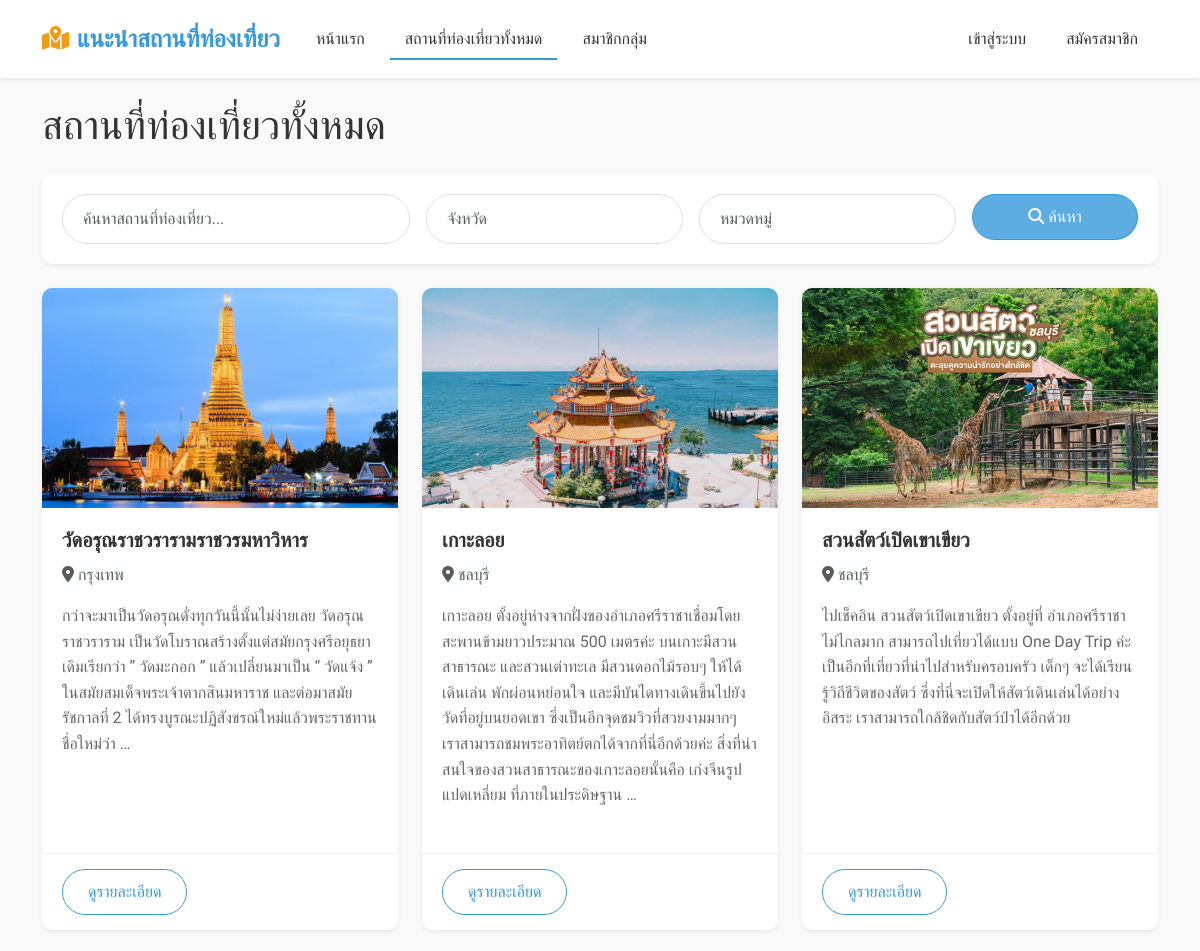
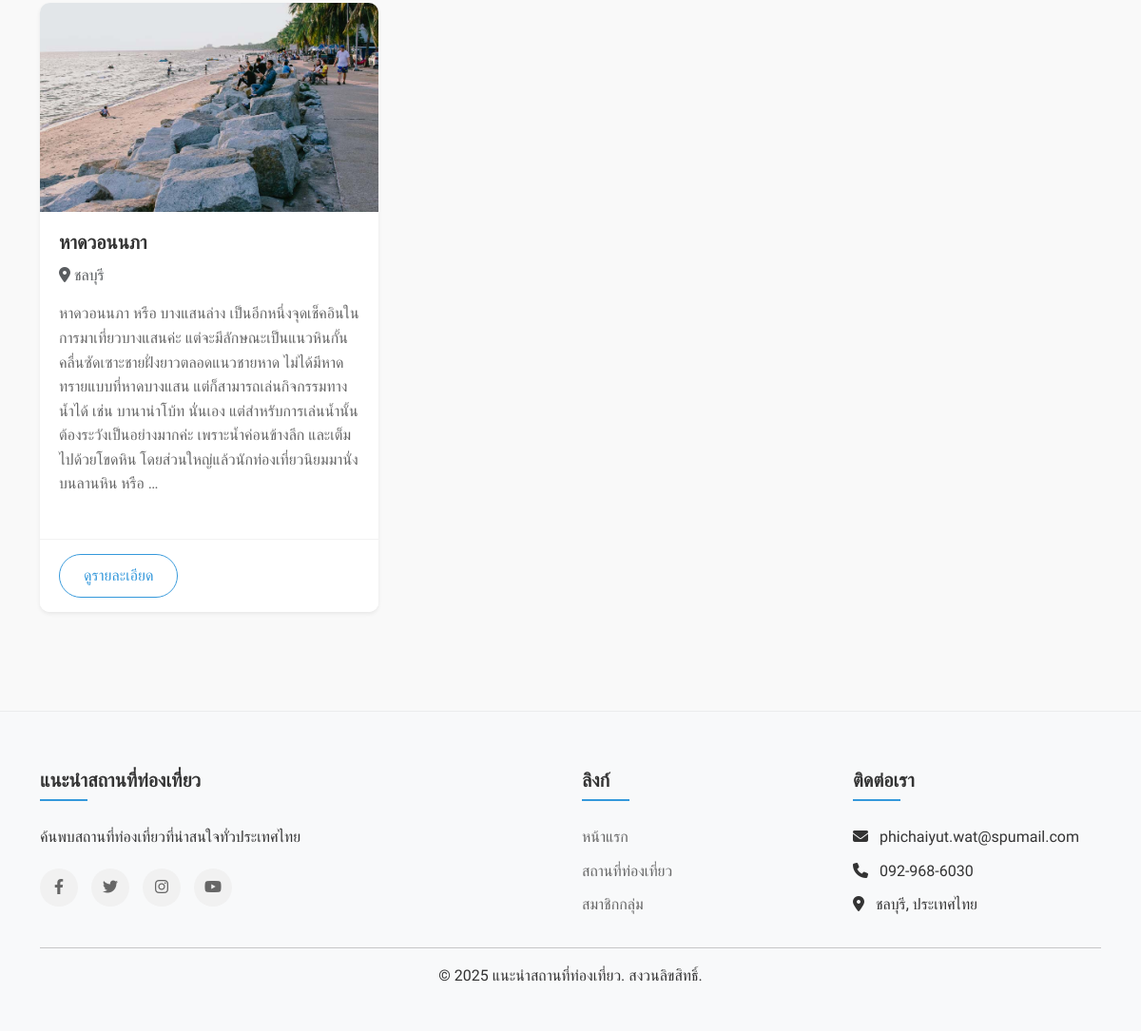
The app's page /places/, older data (2 pictures, top to bottom).
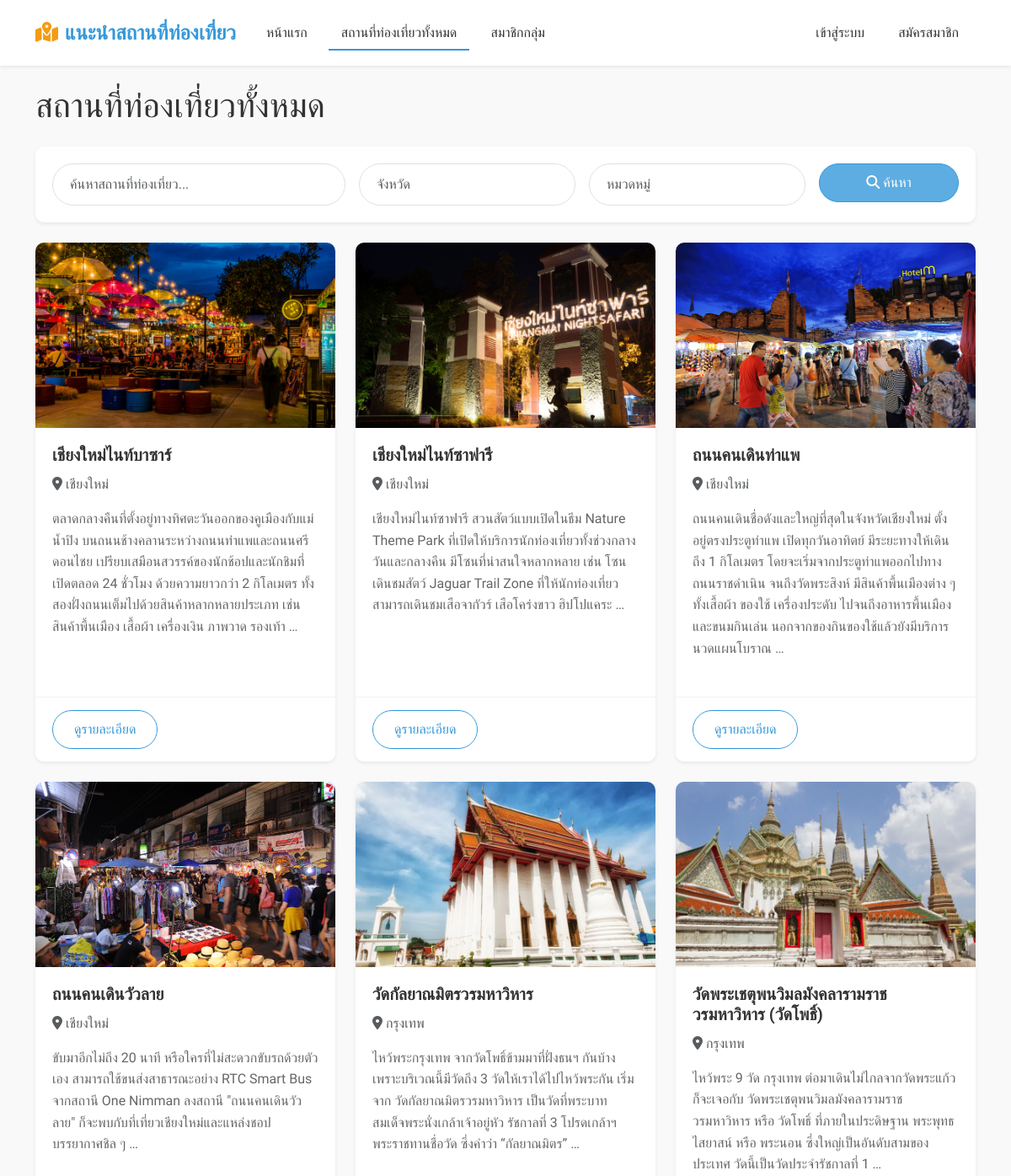
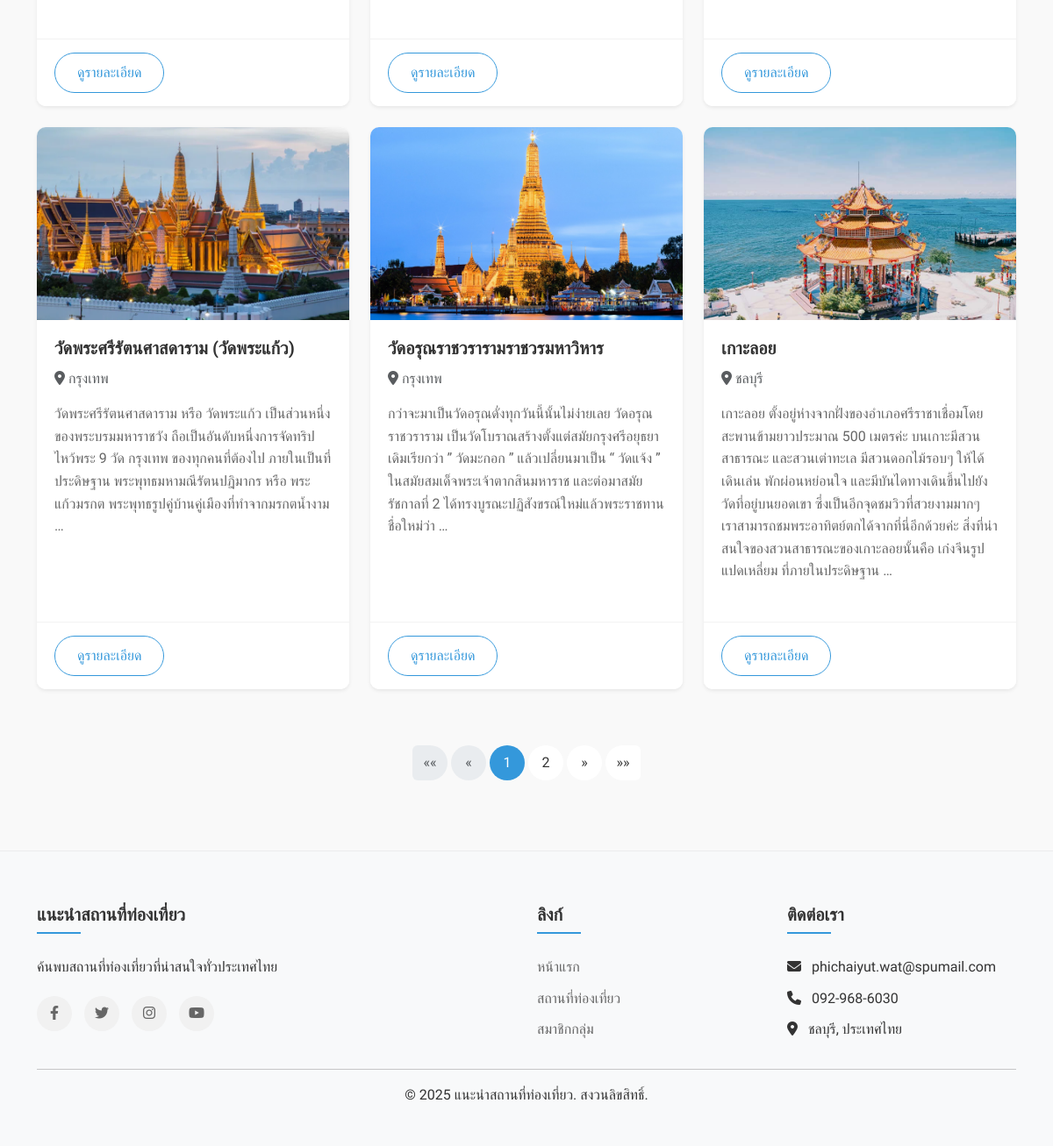
The same page, newer data (2 pictures, top to bottom).
### tourism/models.py (models this page shows, shortened)
class Place(models.Model):
    name = models.CharField(max_length=200, verbose_name="ชื่อสถานที่")
    description = models.TextField(verbose_name="รายละเอียด")
    address = models.TextField(verbose_name="ที่อยู่")
    province = models.ForeignKey(Province, on_delete=models.CASCADE, verbose_name="จังหวัด")
    categories = models.ManyToManyField(Category, verbose_name="หมวดหมู่")
    image = models.ImageField(upload_to='places/', verbose_name="รูปภาพ")
    created_at = models.DateTimeField(auto_now_add=True, verbose_name="วันที่สร้าง")
    updated_at = models.DateTimeField(auto_now=True, verbose_name="วันที่อัปเดต")
    is_featured = models.BooleanField(default=False, verbose_name="แนะนำ")
    map_embed = models.TextField(blank=True, null=True, help_text="ฝังโค้ด iframe จาก Google Maps")
    has_parking = models.BooleanField(default=False, null=True)
    has_restaurant = models.BooleanField(default=False, null=True)
    has_wifi = models.BooleanField(default=False, null=True)
    has_restroom = models.BooleanField(default=False, null=True)
    class Meta:
        verbose_name = "สถานที่ท่องเที่ยว"
        verbose_name_plural = "สถานที่ท่องเที่ยว"

class Province(models.Model):
    name = models.CharField(max_length=100, verbose_name="ชื่อจังหวัด")
    class Meta:
        verbose_name = "จังหวัด"
        verbose_name_plural = "จังหวัด"

### tourism/views.py (the view)
# urls.py: path('places/', views.place_list, name='place_list'),
def place_list(request):
    form = SearchForm(request.GET)
    places = Place.objects.all().order_by('-created_at')
    if form.is_valid():
        query = form.cleaned_data.get('query')
        province = form.cleaned_data.get('province')
        category = form.cleaned_data.get('category')
        if query:
            places = places.filter(Q(name__icontains=query) | Q(description__icontains=query))
        if province:
            places = places.filter(province__name__icontains=province)
        if category:
            places = places.filter(categories__name__icontains=category)
    paginator = Paginator(places, 9)  # แสดง 9 รายการต่อหน้า
    page_number = request.GET.get('page')
    page_obj = paginator.get_page(page_number)
    context = {
        'form': form,
        'page_obj': page_obj,
    }
    return render(request, 'tourism/place_list.html', context)

### tourism/forms.py
class SearchForm(forms.Form):
    query = forms.CharField(
        required=False,
        widget=forms.TextInput(attrs={'placeholder': 'ค้นหาสถานที่ท่องเที่ยว...', 'class': 'form-control'})
    )
    province = forms.CharField(
        required=False,
        widget=forms.TextInput(attrs={'placeholder': 'จังหวัด', 'class': 'form-control'})
    )
    category = forms.CharField(
        required=False,
        widget=forms.TextInput(attrs={'placeholder': 'หมวดหมู่', 'class': 'form-control'})
    )

### templates/tourism/place_list.html (shortened to what the changed rows need)
{% extends 'base.html' %}
{% block content %}
    <div class="container mt-4">
        <h1 class="mb-4">สถานที่ท่องเที่ยวทั้งหมด</h1>
        <div class="row">
            {% for place in page_obj %}
                <div class="col-md-4 mb-4">
                    <div class="card h-100 shadow-sm">
                        <img src="{{ place.image.url }}" class="card-img-top" alt="{{ place.name }}">
                        <div class="card-body">
                            <h5 class="card-title">{{ place.name }}</h5>
                            <p class="card-text text-muted">
                                <i class="fas fa-map-marker-alt me-1"></i>{{ place.province.name }}
                            </p>
                            <p class="card-text">{{ place.description|truncatewords:15 }}</p>
                        </div>
                        <div class="card-footer bg-white">
                            <a href="{% url 'place_detail' place.id %}" class="btn btn-outline-primary">ดูรายละเอียด</a>
                        </div>
                    </div>
                </div>
            {% empty %}
                <div class="col-12 text-center">
                    <p>ไม่พบสถานที่ท่องเที่ยวที่ตรงกับเงื่อนไขการค้นหา</p>
                </div>
            {% endfor %}
        </div>
        {% if page_obj.has_other_pages %}
            <nav aria-label="Page navigation" class="mt-4">
                <ul class="pagination justify-content-center">
                    {% if page_obj.has_previous %}
                        <li class="page-item">
                            <a class="page-link" href="?page=1{% for key, value in request.GET.items %}{% if key != 'page' %}&{{ key }}={{ value }}{% endif %}{% endfor %}" aria-label="First">
                                <span aria-hidden="true">&laquo;&laquo;</span>
                            </a>
                        </li>
                        <li class="page-item">
                            <a class="page-link" href="?page={{ page_obj.previous_page_number }}{% for key, value in request.GET.items %}{% if key != 'page' %}&{{ key }}={{ value }}{% endif %}{% endfor %}" aria-label="Previous">
                                <span aria-hidden="true">&laquo;</span>
                            </a>
                        </li>
                    {% else %}
                        <li class="page-item disabled">
                            <a class="page-link" href="#" aria-label="First">
                                <span aria-hidden="true">&laquo;&laquo;</span>
                            </a>
                        </li>
                        <li class="page-item disabled">
                            <a class="page-link" href="#" aria-label="Previous">
                                <span aria-hidden="true">&laquo;</span>
                            </a>
                        </li>
                    {% endif %}
                    {% for num in page_obj.paginator.page_range %}
                        {% if page_obj.number == num %}
                            <li class="page-item active"><a class="page-link" href="#">{{ num }}</a></li>
                        {% elif num > page_obj.number|add:'-3' and num < page_obj.number|add:'3' %}
                            <li class="page-item">
                                <a class="page-link" href="?page={{ num }}{% for key, value in request.GET.items %}{% if key != 'page' %}&{{ key }}={{ value }}{% endif %}{% endfor %}">{{ num }}</a>
                            </li>
                        {% endif %}
                    {% endfor %}
                    {% if page_obj.has_next %}
                        <li class="page-item">
                            <a class="page-link" href="?page={{ page_obj.next_page_number }}{% for key, value in request.GET.items %}{% if key != 'page' %}&{{ key }}={{ value }}{% endif %}{% endfor %}" aria-label="Next">
                                <span aria-hidden="true">&raquo;</span>
                            </a>
                        </li>
                        <li class="page-item">
                            <a class="page-link" href="?page={{ page_obj.paginator.num_pages }}{% for key, value in request.GET.items %}{% if key != 'page' %}&{{ key }}={{ value }}{% endif %}{% endfor %}" aria-label="Last">
                                <span aria-hidden="true">&raquo;&raquo;</span>
                            </a>
                        </li>
                    {% endif %}
                </ul>
            </nav>
        {% endif %}
    </div>
{% endblock %}

Row changes from the older to the newer data that the page shows:
no longer on this page (row edited): Place: image (picture), name "สวนสัตว์เปิดเขาเขียว", province.name "ชลบุรี", description "ไปเช็คอิน สวนสัตว์เปิดเขาเขียว ตั้งอยู่ที่ อำเภอศรีราชา ไม่ไกลมาก สามารถไปเที่ยวได้แบบ One Day Trip ค่ะ เป็นอีกที่เที่ยวที่น่าไปสำหรับครอบครัว เด็กๆ จะได้เรียนรู้วิถีชีวิตของสัตว์ ซึ่งที่นี่จะเปิดให้สัตว์เดินเล่นได้อย่างอิสระ เราสามารถใกล้ชิดกับสัตว์ป่าได้อีกด้วย"
no longer on this page (row edited): Place: image (picture), name "หาดวอนนภา", province.name "ชลบุรี", description "หาดวอนนภา หรือ บางแสนล่าง เป็นอีกหนึ่งจุดเช็คอินในการมาเที่ยวบางแสนค่ะ แต่จะมีลักษณะเป็นแนวหินกั้นคลื่นซัดเซาะชายฝั่งยาวตลอดแนวชายหาด ไม่ได้มีหาดทรายแบบที่หาดบางแสน แต่ก็สามารถเล่นกิจกรรมทางน้ำได้ เช่น บานาน่าโบ้ท นั่นเอง แต่สำหรับการเล่นน้ำนั้นต้องระวังเป็นอย่างมากค่ะ เพราะน้ำค่อนข้างลึก และเต็มไปด้วยโขดหิน โดยส่วนใหญ่แล้วนักท่องเที่ยวนิยมมานั่งบนลานหิน หรือ …"
added Place: image (picture), name "เชียงใหม่ไนท์บาซาร์", province.name "เชียงใหม่", description "ตลาดกลางคืนที่ตั้งอยู่ทางทิศตะวันออกของคูเมืองกับแม่น้ำปิง บนถนนช้างคลานระหว่างถนนท่าแพและถนนศรีดอนไชย เปรียบเสมือนสวรรค์ของนักช้อปและนักชิมที่เปิดตลอด 24 ชั่วโมง ด้วยความยาวกว่า 2 กิโลเมตร ทั้งสองฝั่งถนนเต็มไปด้วยสินค้าหลากหลายประเภท เช่น สินค้าพื้นเมือง เสื้อผ้า เครื่องเงิน ภาพวาด รองเท้า …"
added Place: image (picture), name "เชียงใหม่ไนท์ซาฟารี", province.name "เชียงใหม่", description "เชียงใหม่ไนท์ซาฟารี สวนสัตว์แบบเปิดในธีม Nature Theme Park ที่เปิดให้บริการนักท่องเที่ยวทั้งช่วงกลางวันและกลางคืน มีโซนที่น่าสนใจหลากหลาย เช่น โซนเดินชมสัตว์ Jaguar Trail Zone ที่ให้นักท่องเที่ยวสามารถเดินชมเสือจากัวร์ เสือโคร่งขาว ฮิปโปแคระ …"
added Place: image (picture), name "ถนนคนเดินท่าแพ", province.name "เชียงใหม่", description "ถนนคนเดินชื่อดังและใหญ่ที่สุดในจังหวัดเชียงใหม่ ตั้งอยู่ตรงประตูท่าแพ เปิดทุกวันอาทิตย์ มีระยะทางให้เดินถึง 1 กิโลเมตร โดยจะเริ่มจากประตูท่าแพออกไปทางถนนราชดำเนิน จนถึงวัดพระสิงห์ มีสินค้าพื้นเมืองต่าง ๆ ทั้งเสื้อผ้า ของใช้ เครื่องประดับ ไปจนถึงอาหารพื้นเมืองและขนมกินเล่น นอกจากของกินของใช้แล้วยังมีบริการนวดแผนโบราณ …"
added Place: image (picture), name "ถนนคนเดินวัวลาย", province.name "เชียงใหม่", description "ขับมาอีกไม่ถึง 20 นาที หรือใครที่ไม่สะดวกขับรถด้วยตัวเอง สามารถใช้ขนส่งสาธารณะอย่าง RTC Smart Bus จากสถานี One Nimman ลงสถานี \"ถนนคนเดินวัวลาย\" ก็จะพบกับที่เที่ยวเชียงใหม่และแหล่งชอปบรรยากาศชิล ๆ …"
added Place: image (picture), name "วัดกัลยาณมิตรวรมหาวิหาร", province.name "กรุงเทพ", description "ไหว้พระกรุงเทพ จากวัดโพธิ์ข้ามมาที่ฝั่งธนฯ กันบ้าง เพราะบริเวณนี้มีวัดถึง 3 วัดให้เราได้ไปไหว้พระกัน เริ่มจาก วัดกัลยาณมิตรวรมหาวิหาร เป็นวัดที่พระบาทสมเด็จพระนั่งเกล้าเจ้าอยู่หัว รัชกาลที่ 3 โปรดเกล้าฯ พระราชทานชื่อวัด ซึ่งคำว่า “กัลยาณมิตร” …"
added Place: image (picture), name "วัดพระเชตุพนวิมลมังคลารามราชวรมหาวิหาร (วัดโพธิ์)", province.name "กรุงเทพ", description "ไหว้พระ 9 วัด กรุงเทพ ต่อมาเดินไม่ไกลจากวัดพระแก้วก็จะเจอกับ วัดพระเชตุพนวิมลมังคลารามราชวรมหาวิหาร หรือ วัดโพธิ์ ที่ภายในประดิษฐาน พระพุทธไสยาสน์ หรือ พระนอน ซึ่งใหญ่เป็นอันดับสามของประเทศ วัดนี้เป็นวัดประจำรัชกาลที่ 1 …"
added Place: image (picture), name "วัดพระศรีรัตนศาสดาราม (วัดพระแก้ว)", province.name "กรุงเทพ", description "วัดพระศรีรัตนศาสดาราม หรือ วัดพระแก้ว เป็นส่วนหนึ่งของพระบรมมหาราชวัง ถือเป็นอันดับหนึ่งการจัดทริป ไหว้พระ 9 วัด กรุงเทพ ของทุกคนที่ต้องไป ภายในเป็นที่ประดิษฐาน พระพุทธมหามณีรัตนปฎิมากร หรือ พระแก้วมรกต พระพุทธรูปคู่บ้านคู่เมืองที่ทำจากมรกตน้ำงาม …"
Text that changed along with them:
new list line: "1"
new list line: "2"
